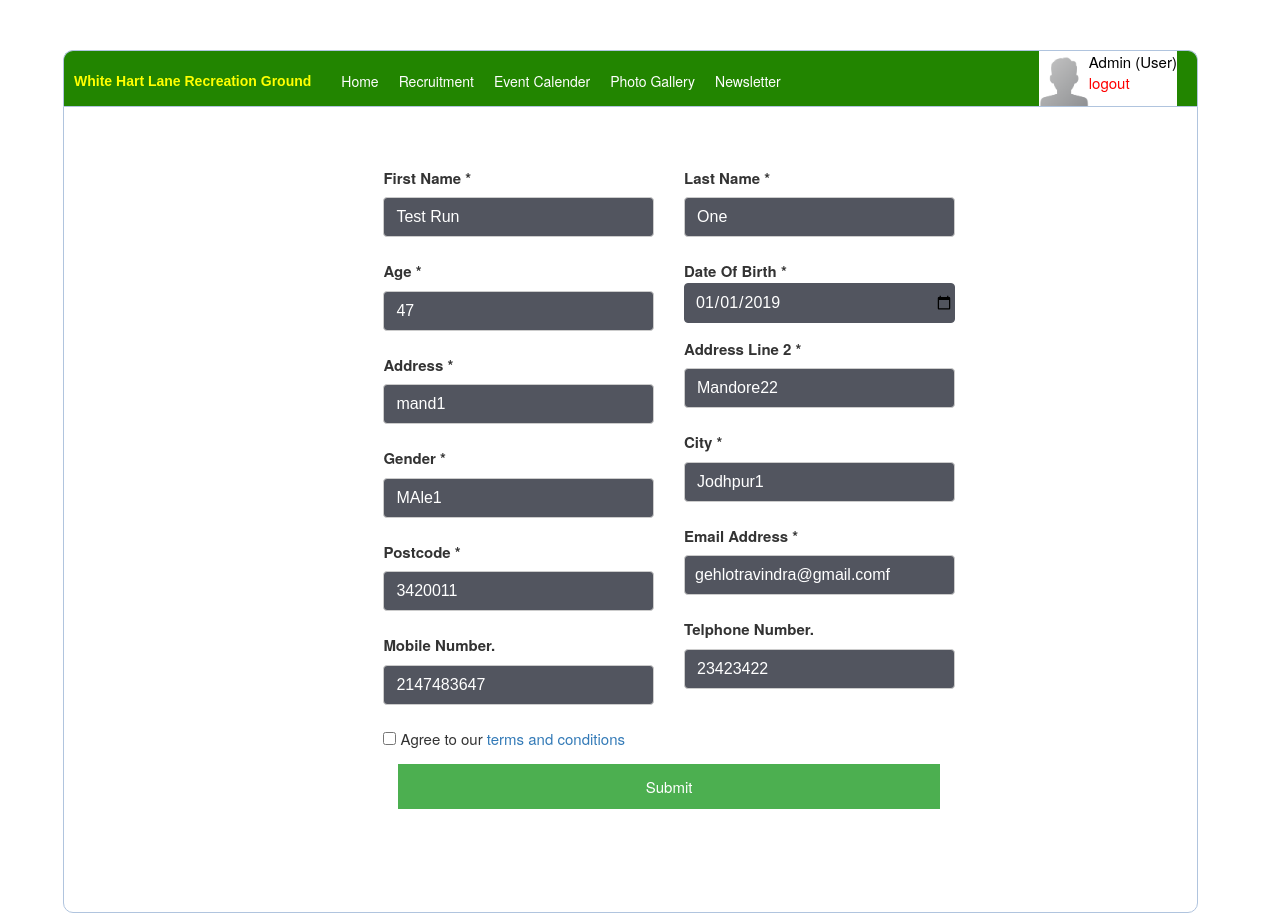
The page /admin/recruitment_add_edit.php?edit=1 (signed in) on the database its author committed.
### tables this page shows
CREATE TABLE `recruitment` (
  `id` int(11) NOT NULL,
  `firstname` varchar(255) NOT NULL,
  `lastname` varchar(255) NOT NULL,
  `age` int(11) NOT NULL,
  `dob` varchar(11) NOT NULL,
  `address` varchar(255) NOT NULL,
  `address2` varchar(255) NOT NULL,
  `gender` varchar(11) NOT NULL,
  `city` varchar(255) NOT NULL,
  `postcode` varchar(11) NOT NULL,
  `email` varchar(255) NOT NULL,
  `telephoneno` int(11) NOT NULL,
  `mobileno` int(11) NOT NULL
);

### admin/recruitment_add_edit.php (the view, shortened to what this page needs)
<?php
    include('functions.php');
	if (isset($_GET['edit'])) {
		$id = $_GET['edit'];
		$record = mysqli_query($db, "SELECT * FROM recruitment WHERE id=$id");
		if (count($record) == 1 ) {
			$n = mysqli_fetch_array($record);
			$firstname = $n['firstname'];
            $lastname = $n['lastname'];
			$age = $n['age'];
			$dob = $n['dob'];
			$address = $n['address'];
            $address2 = $n['address2'];
			$gender = $n['gender'];
			$city = $n['city'];
			$postcode = $n['postcode'];
            $email = $n['email'];
			$telephoneno = $n['telephoneno'];
			$mobileno = $n['mobileno'];
		}
	}
?>
<!DOCTYPE html>
<html>
<head>
	<link rel="stylesheet" type="text/css" href="style.css">
	<link rel="stylesheet" type="text/css" href="../css/styles.css">
  <link rel="stylesheet" href="https://maxcdn.bootstrapcdn.com/bootstrap/3.3.7/css/bootstrap.min.css">
</head>
<body>
	<div class="header" style="width:90%;">
		<div class="row">
				<div class="navbar-header page-scroll">
					<a class="page-scroll" href="index.php" style="color:yellow; "><p style="font-size:14px; padding-left:25px;"><strong>White Hart Lane Recreation Ground</strong></p></a>
				</div>
				<div class="navbar-collapse collapse" id="myNavbar">
					<ul class="nav1 navbar-nav navbar-right" style="list-style-type:none;color:#fff; font-size:14px;float:left !important; padding-top:20px; padding-left:10px;">
			<li class="active"><a class="page-scroll" href="home.php" >Home</a></li>
			<li class="active"><a class="page-scroll" href="recruitment.php" >Recruitment</a></li>
                        <li class="active"><a class="page-scroll" href="event_calender.php">Event Calender</a></li>
                        <li class="active"><a class="page-scroll" href="photo_gallery.php">Photo Gallery</a></li>
                        <li class="active"><a class="page-scroll" href="newsletter.php">Newsletter</a></li>
					</ul>
				<?php  if (isset($_SESSION['user'])) : ?>
					<table style="float:right;padding-right:20px; width:auto !important; margin-right:20px;"><tr><td style="background-color:#fff;">
					<img src="images/user_profile.png" style="height:50px; width:50px; margin-top:5px;" >
						<div  style="color:#000; float:right; margin-right:0px; text-align:left;"><?php echo ucfirst($_SESSION['user']['username']); ?> (<?php echo ucfirst($_SESSION['user']['user_type']); ?>)<br><a href="index.php?logout='1'" style="color: red;">logout</a></div>
					</td></tr></table>
				<?php endif ?>
				    </div>
				</div>
		</div>
	<div class="content" style="width:90%; ">
		<div class="container">
		 <form id="RegistrationForm" data-toggle="validator" method="post" action="../php/registrationform-process.php" style="border:none;">
			 <div class="row">
			 <div class="col-md-4 col-md-offset-2">
										<span><strong>First Name *</strong></span>
										<div class="form-group">
											<input type="text" class="form-control-input" id="firstname"  name="firstname"  placeholder="First Name"
											value = '<?php if(isset($firstname) and !empty($firstname)){ echo $firstname;} ?>' required>
										</div>
										<span><strong>Age *</strong></span>
										<div class="form-group">
											<input type="text" class="form-control-input" id="age" name="age" placeholder="Age"
                                            value = '<?php if(isset($age) and !empty($age)){ echo $age;} ?>' required>
										</div>
                                         <span><strong>Address *</strong></span>
										<div class="form-group">
											<input type="text" class="form-control-input" id="address" name="address" placeholder="Address"
											value = '<?php if(isset($address) and !empty($address)){ echo $address;} ?>' required>
										</div>
										   <span><strong>Gender *</strong></span>
										<div class="form-group">
											<input type="text" class="form-control-input" id="gender" name="gender" placeholder="Gender"
                                        value = '<?php if(isset($gender) and !empty($gender)){ echo $gender;} ?>'	required>
                                        </div>
                                        <span><strong>Postcode *</strong></span>
										<div class="form-group">
											<input type="text" class="form-control-input" id="postcode" name="postcode" placeholder="Postcode"
 										 value = '<?php if(isset($postcode) and !empty($postcode)){ echo $postcode;} ?>'	required>
										</div>
										<span><strong>Mobile Number. </strong></span>
										<div class="form-group">
											<input type="text" class="form-control-input" id="mobileno" name="mobileno"
										 	value = '<?php if(isset($mobileno) and !empty($mobileno)){ echo $mobileno;} ?>' placeholder="Mobile Number" >
										</div>
										<div class="form-group">
											<input type="checkbox" id="terms" value="Agreed-to-Terms" required> Agree to our <a class="show-terms popup-with-move-anim" href="#terms-and-conditions">terms and conditions</a>
										</div>
								</div>
								<div class="col-md-4 ">
								<span><strong>Last Name *</strong></span>
								<div class="form-group">
									<input type="text" class="form-control-input" id="lastname" name="lastname"
									value = '<?php if(isset($lastname) and !empty($lastname)){ echo $lastname;} ?>'  placeholder="Last Name" required>
								</div>
								<span><strong>Date Of Birth *</strong></span>
										<div class="form-group">
											<input type="date" class="form-control-input" id="dob" name="dob"
										value = '<?php if(isset($dob) and !empty($dob)){ echo $dob;} ?>'	placeholder="Date Of Birth" required>
										</div>
							    <span><strong>Address Line 2 *</strong></span>
										<div class="form-group">
											<input type="text" class="form-control-input" id="address2" name="address2"
    										value = '<?php if(isset($address2) and !empty($address2)){ echo $address2;} ?>'	placeholder="Address Line 2" required>
										</div>
                                <span><strong>City *</strong></span>
										<div class="form-group">
											<input type="text" class="form-control-input" id="city" name="city"
											value = '<?php if(isset($city) and !empty($city)){ echo $city;} ?>' placeholder="City" required>
										</div>
								<span><strong>Email Address *</strong></span>
										<div class="form-group">
											<input type="email" class="form-control-input" id="email" name="email"
											 value = '<?php if(isset($email) and !empty($email)){ echo $email;} ?>' placeholder="Email" style="border-color:#ccc; margin:8px 0px" required >
										</div>
								<span><strong>Telphone Number. </strong></span>
										<div class="form-group">
											<input type="text" class="form-control-input" id="telephoneno"
											  value = '<?php if(isset($telephoneno) and !empty($telephoneno)){ echo $telephoneno;} ?>'  name="telephoneno" placeholder="Telphone Number" >
										</div>
								</div>
								<div style="text-align:center;">
								<input type="submit" class="form-control-submit-button1" style="margin:auto; width:60%;"></button>
								</div>
										<br/> <br/>
								</form>
					</div>
	</div>
</body>
</html>

### admin/style.css (style rules this page uses)
* { margin: 0px; padding: 0px; }
body { font-size: 120%; background: #F8F8FF; }
.page-scroll { color:#fff; text-decoration:none; }
.active { padding:0px 10px; }
body { color:#000; font-size:15px !important; }
.header { width: 80%; margin: 50px auto 0px; color: white; background: #228500; text-align: center; border: 1px solid #B0C4DE; border-bottom: none; border-radius: 10px 10px 0px 0px; padding: 0px; }
form, .content1 { width: 50%; margin: 0px auto; padding: 20px; border: 1px solid #B0C4DE; background: white; border-radius: 0px 0px 10px 10px; }
form, .content { width: 80%; margin: 0px auto; padding: 20px; border: 1px solid #B0C4DE; background: white; border-radius: 0px 0px 10px 10px; }

### css/styles.css (style rules this page uses)
body { color: #fff; font: 300 16px/1.6em "Ubuntu", sans-serif; }
p { font: 300 16px/1.6em "Ubuntu", sans-serif; }
a { color: #fff000; text-decoration: none; }
.form-control-input { height: 40px; width: 100%; padding-left: 10px; background-color: #52555f; border: 1px solid #52555f; border-radius: 4px; color: #fff; font: 300 16px/1.6em "Ubuntu", sans-serif; -webkit-appearance: none; }
.navbar-header { float: none; }
.navbar-left,.navbar-right { float: none !important; }
.navbar-nav > li { float: none; }
.navbar-right { margin-right: 0px; }
.navbar-nav > li > a { padding-top: 10px; padding-bottom: 10px; }
.header { position: relative; overflow: hidden; min-height: 100%; width: 100%; }
.header p { margin-top: 20px; margin-right: 10px; font: 300 20px/1.5em "Ubuntu", sans-serif; text-align: center; }
@media (min-width: 992px) { .navbar-header { float: left; } }
@media (min-width: 992px) { .navbar-left, .navbar-right { float: right !important; } }
@media (min-width: 992px) { .navbar-nav > li { float: left; } }
@media (min-width: 992px) { .header p { text-align: left; } }
* { box-sizing:border-box }
form { border: 4px solid none; }
.container { padding: 20px; background-color: none; }
input[type=text], input[type=submit] { width: 100%; padding: 12px; margin: 8px 0; display: inline-block; border: 1px solid #ccc; box-sizing: border-box; }
input[type=checkbox] { margin-top: 16px; }
input[type=submit] { background-color: #4CAF50; color: white; border: none; }

### rows shown on the page
recruitment: firstname "Test Run", age "47", address "mand1", gender "MAle1", postcode "3420011", mobileno "2147483647", lastname "One", dob "01/01/2019", address2 "Mandore22", city "Jodhpur1", email "gehlotravindra@gmail.comf", telephoneno "23423422"

### other values the page prints
$_SESSION['user']['username'] "Admin"
$_SESSION['user']['user_type'] "User"
